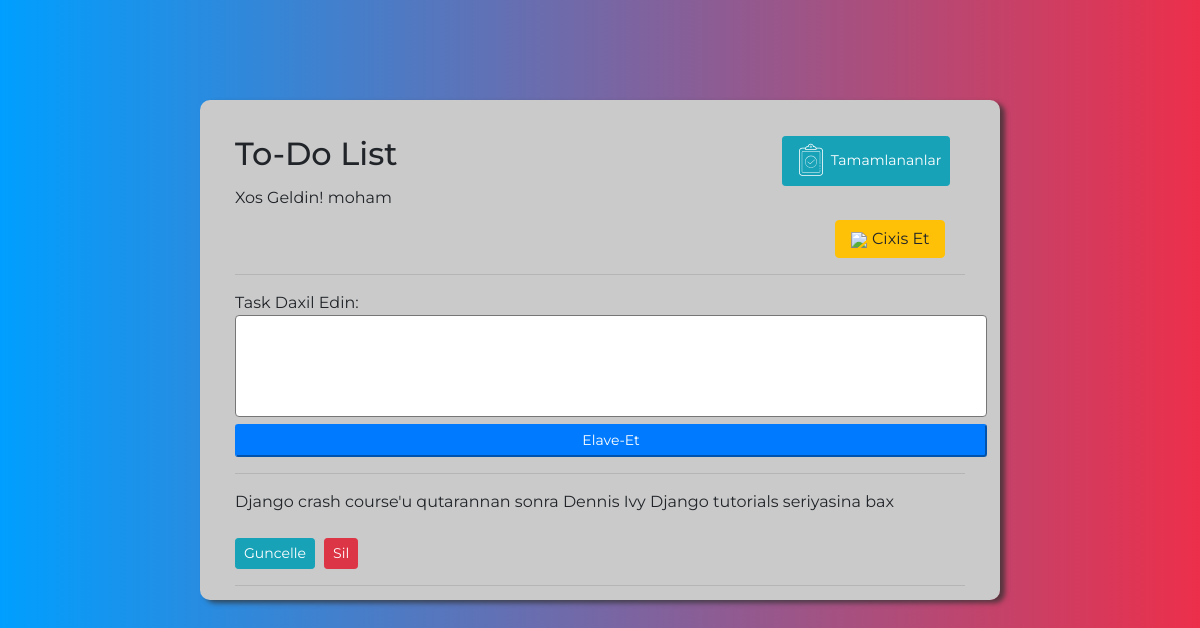
The app's page / (signed in), older data.
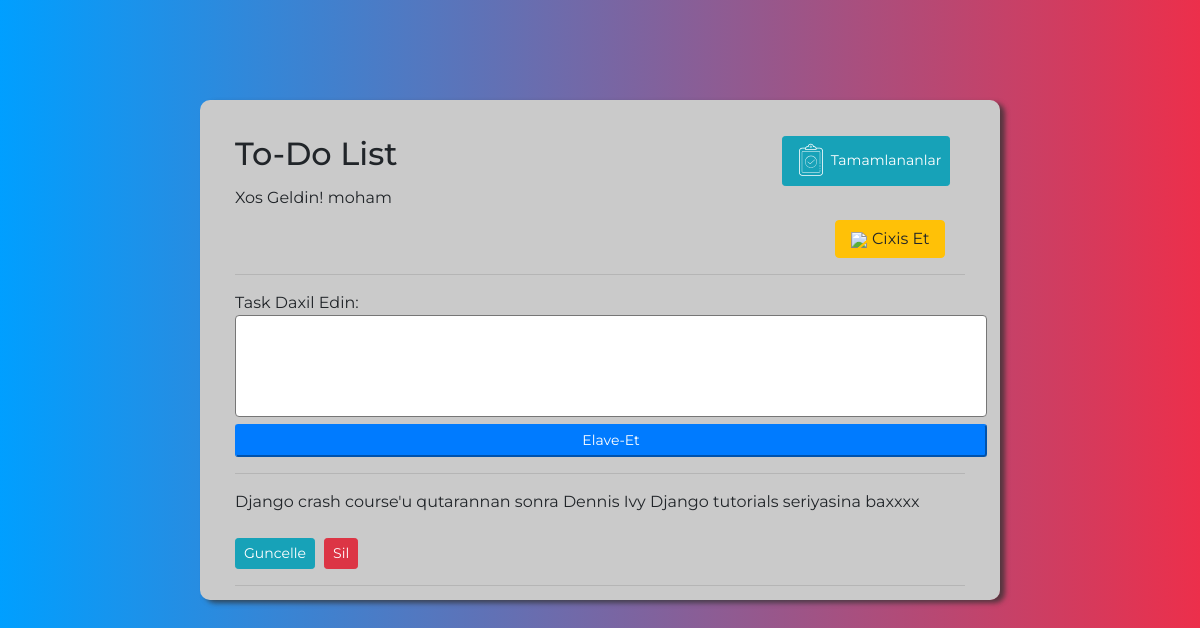
The same page, newer data.
### tasks/models.py (models this page shows, shortened)
class Task(models.Model):
    author = models.ForeignKey(User ,on_delete=models.CASCADE ,null=True ,verbose_name="Yazan:",blank=True ,default=None)
    title = models.TextField(verbose_name="Basliq:")
    created_date = models.DateTimeField(auto_now_add=True,verbose_name="Yazilma Tarixi:")
    confirm = models.BooleanField(default=False,verbose_name="Tamamlanilib?:")

### tasks/views.py (the view, shortened to what this page needs)
# urls.py: path("",views.index,name="index"),
@login_required(login_url="user:login")
def index(request):
    tasks = models.Task.objects.filter(confirm="False",author=request.user).order_by('-id')
    form = TaskForm()
    context = {
        "tasks":tasks,
        "form":form,
    }
    return render(request,"index.html",context)

### tasks/forms.py
class TaskForm(forms.ModelForm):
    class Meta:
        model = models.Task
        widgets = {
            'title': forms.Textarea(attrs={'class':'addbar','spellcheck':'false','cols':81,'rows':4,'style':'resize:none;'}),
        }
        fields = "__all__"

### templates/index.html (shortened to what this page needs)
{% extends 'layout.html' %}
{% load static %}
{% block body %}
<link rel="stylesheet" href="{% static 'css/style.css' %}">
<h2 style="display: inline;">To-Do List</h2>
<a style="margin-left: 380px;" class="btn btn-info btn-sm" href="{% url 'tasks:completed_tasks' %}">Tamamlananlar</a>
<br>
{% if request.user %}
Xos Geldin! {{request.user.username}}
<br>
{% if request.user.is_authenticated %}
<a href="{% url 'user:logout' %}" class="btn btn-warning"
    style="margin-left: 600px; padding-left: 15px; padding-right:15px; margin-top: 10px;"><img
        src="https://img.icons8.com/android/24/000000/logout-rounded-left.png" /><span style="margin-left: 5px;">Cixis
        Et<span></a>
{% else %}
<span>
    <a style="margin-left: 130px;" href="{% url 'user:login' %}" class="btn btn-warning btn-sm">Giris Et</a>
    <a style="margin-left: 3px;" href="{% url 'user:register' %}" class="btn btn-info btn-sm">Qeydiyatdan Kec</a>
</span>
{% endif %}
{% else %}
Giris Edin
{% endif %}
<hr>
<form action="/" method="POST" style="display: inline-block;" class="addform">
    Task Daxil Edin:
    <br>
    {{form.title}}
    <input type="submit" value="Elave-Et" class="btn-sm btn-primary btn-block">
</form>
<hr>
<div>
    {% if tasks %}
    {% for task in tasks %}
    <div>
        <span style="font-size: medium; word-break:break-all;">{{task.title}}</span>
    </div>
    <br>
    <div>
        <a href="{% url 'tasks:update_task' task.id %}" class="btn btn-info btn-sm button1"
            style="margin-left: 0px; margin-top: 0px;">Guncelle</a>
        <a href="{% url 'tasks:delete_task' task.id %}" class="btn btn-danger btn-sm button2"
            style="margin-top: 0px">Sil</a>
    </div>
    <hr>
    {% endfor %}
    {% else %}
    <div class="alert alert-info" style="text-align: center;">
        To-Do'nuz Yoxdur Bir To-Do Elave Edin :)
    </div>
    {% endif %}
</div>
{% endblock body %}

### templates/layout.html (shortened to what this page needs)
<!DOCTYPE html>
{% load static %}
<html lang="en">
<head>
    <link rel="stylesheet" href="https://stackpath.bootstrapcdn.com/bootstrap/4.3.1/css/bootstrap.min.css"
>
    <link rel="stylesheet" href="https://cdnjs.cloudflare.com/ajax/libs/font-awesome/5.15.3/css/all.min.css" />
</head>
<body>
    <div class="container">
        {% block body %}
        {% endblock body %}
    </div>
</body>
</html>

### static/css/style.css (style rules this page uses)
.button1 { margin-top: 20px; margin-left: 20px; }
.button2 { margin-top: 20px; margin-left: 5px; }
.addbar { border-radius: 4px; }

### templates/layout.html (style rules this page uses)
body { background: rgb(0,159,255); background: linear-gradient(90deg, rgba(0,159,255,1) 0%, rgba(236,47,75,1) 100%); font-family: 'Montserrat', sans-serif; }
.container { max-width: 800px; margin-top: 100px; background-color: rgb(202, 202, 202); padding: 35px; height: 500px; border-radius: 10px; -webkit-box-shadow: 5px 3px 5px 0px rgba(50, 50, 50, 0.75); -moz-box-shadow: 5px 3px 5px 0px rgba(50, 50, 50, 0.75); box-shadow: 5px 3px 5px 0px rgba(50, 50, 50, 0.75); overflow-y: scroll; }

Row changes from the older to the newer data that the page shows:
changed Task: title "Django crash course'u qutarannan sonra Dennis Ivy Django tutorials seriyasina bax" → "Django crash course'u qutarannan sonra Dennis Ivy Django tutorials seriyasina baxxxx"
